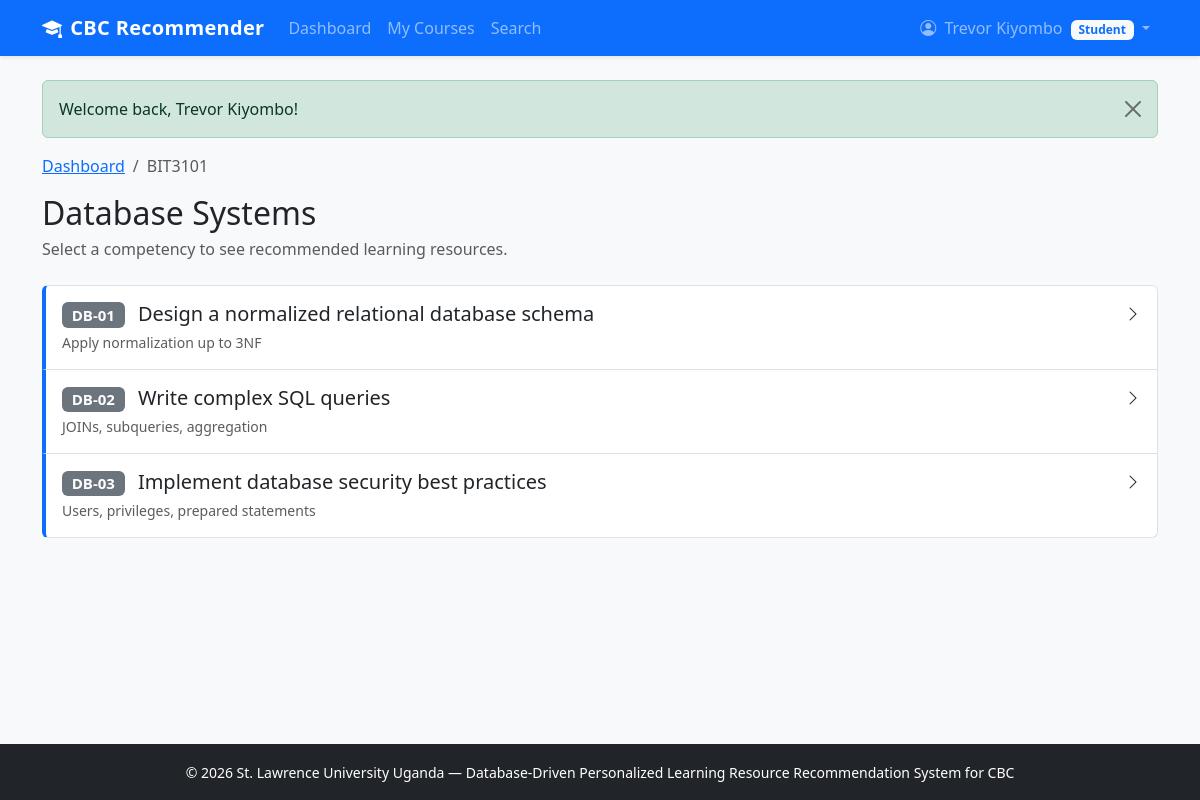
Screenshot of /student/competencies.php?course_id=1 (signed in) with the database file from the repository.
### tables this page shows
CREATE TABLE courses (
    course_id INT PRIMARY KEY AUTO_INCREMENT,
    course_code VARCHAR(20) UNIQUE NOT NULL,
    course_name VARCHAR(150) NOT NULL,
    description TEXT,
    created_at TIMESTAMP DEFAULT CURRENT_TIMESTAMP
);

CREATE TABLE competencies (
    competency_id INT PRIMARY KEY AUTO_INCREMENT,
    course_id INT NOT NULL,
    competency_code VARCHAR(30),
    competency_name VARCHAR(255) NOT NULL,
    description TEXT,
    FOREIGN KEY (course_id) REFERENCES courses(course_id) ON DELETE CASCADE
);

### includes/functions.php (called while the page is built, shortened)
<?php
function e(?string $value): string
{
    return htmlspecialchars($value ?? '', ENT_QUOTES, 'UTF-8');
}

### student/competencies.php (the view, shortened to what this page needs)
<?php
$course_id = (int)($_GET['course_id'] ?? 0);
$pdo = getPDO();
$stmt = $pdo->prepare('SELECT course_id, course_code, course_name FROM courses WHERE course_id = ?');
$stmt->execute([$course_id]);
$course = $stmt->fetch();
$stmt = $pdo->prepare('
    SELECT competency_id, competency_code, competency_name, description
    FROM competencies
    WHERE course_id = ?
    ORDER BY competency_code, competency_name
');
$stmt->execute([$course_id]);
$competencies = $stmt->fetchAll();
require_once __DIR__ . '/../includes/header.php';
?>
<nav aria-label="breadcrumb">
    <ol class="breadcrumb">
        <li class="breadcrumb-item"><a href="dashboard.php">Dashboard</a></li>
        <li class="breadcrumb-item active"><?= e($course['course_code']) ?></li>
    </ol>
</nav>
<h2 class="mb-1"><?= e($course['course_name']) ?></h2>
<p class="text-muted mb-4">Select a competency to see recommended learning resources.</p>
<?php if (empty($competencies)): ?>
    <div class="alert alert-warning">
        No competencies have been defined for this course yet.
    </div>
<?php else: ?>
    <div class="list-group">
        <?php foreach ($competencies as $comp): ?>
            <a href="resources.php?competency_id=<?= (int)$comp['competency_id'] ?>"
               class="list-group-item list-group-item-action competency-card py-3">
                <div class="d-flex w-100 justify-content-between">
                    <h5 class="mb-1">
                        <?php if ($comp['competency_code']): ?>
                            <span class="badge bg-secondary me-2"><?= e($comp['competency_code']) ?></span>
                        <?php endif; ?>
                        <?= e($comp['competency_name']) ?>
                    </h5>
                    <i class="bi bi-chevron-right"></i>
                </div>
                <?php if (!empty($comp['description'])): ?>
                    <p class="mb-0 text-muted small"><?= e($comp['description']) ?></p>
                <?php endif; ?>
            </a>
        <?php endforeach; ?>
    </div>
<?php endif; ?>
<?php require_once __DIR__ . '/../includes/footer.php'; ?>

### assets/css/style.css (style rules this page uses)
body { min-height: 100vh; display: flex; flex-direction: column; }
.competency-card { border-left: 4px solid #0d6efd; }

### rows the page displays
courses: course_code "BIT3101", course_name "Database Systems"
competencies: competency_code "DB-01", competency_name "Design a normalized relational database schema", description "Apply normalization up to 3NF"
competencies: competency_code "DB-02", competency_name "Write complex SQL queries", description "JOINs, subqueries, aggregation"
competencies: competency_code "DB-03", competency_name "Implement database security best practices", description "Users, privileges, prepared statements"

### other values shown
$_SESSION['full_name'] "Trevor Kiyombo"
current_role() "Student"
$flash['message'] "Welcome back, Trevor Kiyombo!"
